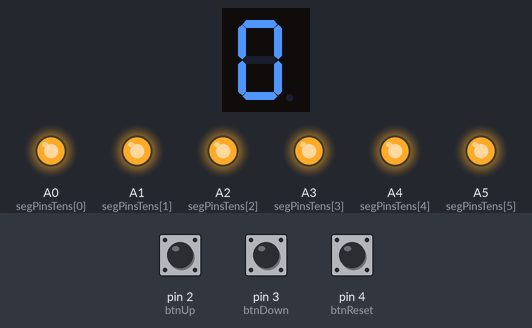
Simulated run of this sketch. Board: Arduino Nano, built with avr-gcc and run on an emulated ATmega328P. On the bench: 1-digit seven-segment display, output pins drawn as LEDs (lit = HIGH). Wiring (inferred from the names in the program): 1-digit 7-segment display, segments lit when HIGH: segments pin 5, pin 6, pin 7, pin 8, pin 9, pin 10, pin 11. Inputs (shaded band) come from the test bench; at power-on: pin 2 (btnUp) HIGH, pin 3 (btnDown) HIGH, pin 4 (btnReset) HIGH. The segment pins are drawn as the display they are named for; pins used as bus, display or sensor lines are not drawn.

Above: at 1.2 s.
1.3 s: pin 2 (btnUp) pulled LOW for 3.2 s
At 5.7 s:
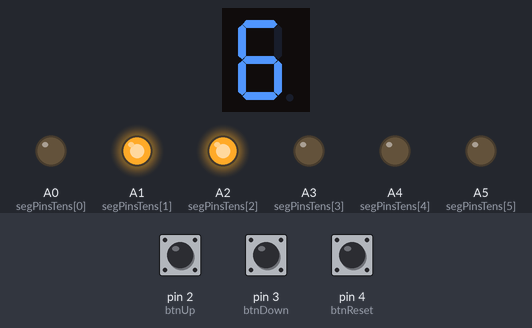
6.0 s: pin 2 (btnUp) pulled LOW for 1 s
At 7.7 s:
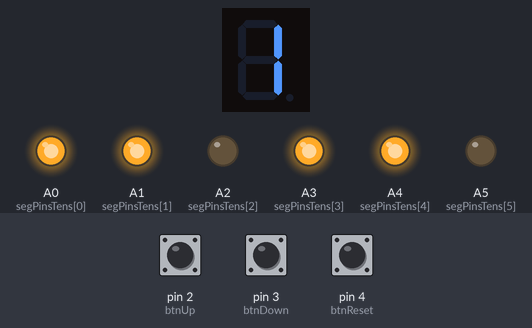
8.5 s: pin 2 (btnUp) pulled LOW for 3.2 s
At 12.5 s:
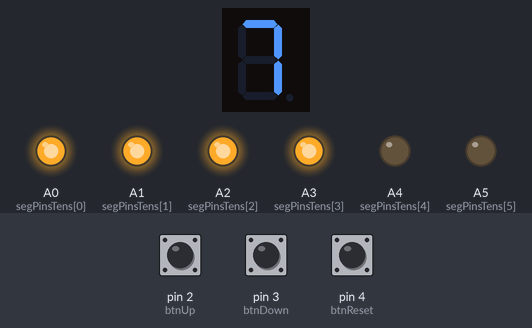
13.2 s: pin 2 (btnUp) pulled LOW for 1 s
At 15.4 s:
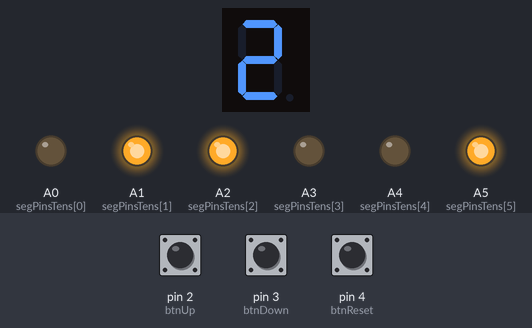
15.7 s: pin 2 (btnUp) pulled LOW for 3.2 s
At 20.1 s:
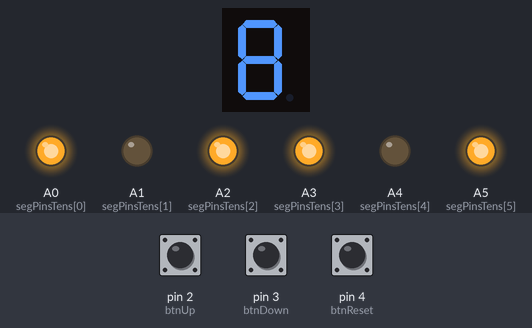
20.4 s: pin 3 (btnDown) pulled LOW for 3.2 s
At 20.7 s:
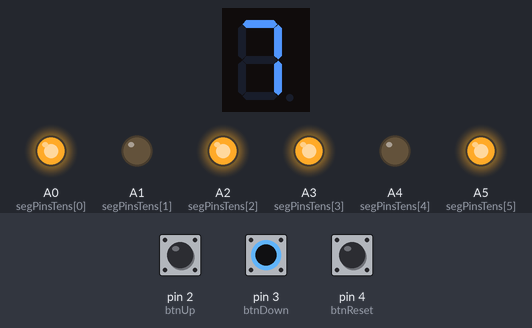
Timing chart, 0 to 23.7 s (numbered marks = the images above; inputs shaded):
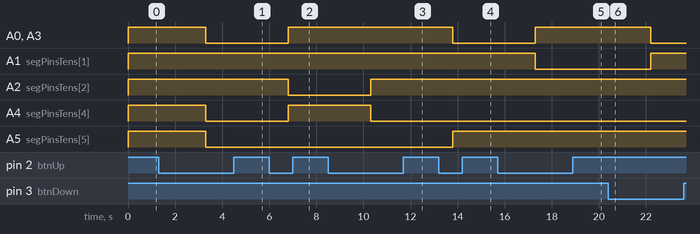

The sketch:

14segment_score_counter.ino
```cpp
//Author: GB
//Last changed: 01.09.2025

// Segmente der Einer-Anzeige (a–g)
const int segPinsOnes[7] = {5, 6, 7, 8, 9, 10, 11};
// Segmente der Zehner-Anzeige (a–g)
const int segPinsTens[7] = {A0, A1, A2, A3, A4, A5, A6};

const int btnUp = 2;
const int btnDown = 3;
const int btnReset = 4;

int counter = 0;

// Zahlenmuster (gemeinsame Kathode)
const byte numbers[10][7] = {
  {1,1,1,1,1,1,0}, // 0
  {0,1,1,0,0,0,0}, // 1
  {1,1,0,1,1,0,1}, // 2
  {1,1,1,1,0,0,1}, // 3
  {0,1,1,0,0,1,1}, // 4
  {1,0,1,1,0,1,1}, // 5
  {1,0,1,1,1,1,1}, // 6
  {1,1,1,0,0,0,0}, // 7
  {1,1,1,1,1,1,1}, // 8
  {1,1,1,1,0,1,1}  // 9
};

void setup() {
  for (int i=0; i<7; i++) {
    pinMode(segPinsOnes[i], OUTPUT);
    pinMode(segPinsTens[i], OUTPUT);
  }

  pinMode(btnUp, INPUT_PULLUP);
  pinMode(btnDown, INPUT_PULLUP);
  pinMode(btnReset, INPUT_PULLUP);
}

void loop() {
  // Buttons abfragen
  if (digitalRead(btnUp) == LOW) {
    counter++;
    if (counter > 99) counter = 0;
    delay(200);
  }
  if (digitalRead(btnDown) == LOW) {
    counter--;
    if (counter < 0) counter = 0;
    delay(200);
  }
  if (digitalRead(btnReset) == LOW) {
    counter = 0;
    delay(200);
  }

  // Zahl direkt auf beide Anzeigen schreiben
  int tens = counter / 10;
  int ones = counter % 10;

  setSegments(segPinsTens, numbers[tens]);
  setSegments(segPinsOnes, numbers[ones]);
}

// Segmente setzen für eine bestimmte Anzeige
void setSegments(const int segPins[7], const byte segs[7]) {
  for (int i=0; i<7; i++) {
    digitalWrite(segPins[i], segs[i]);
  }
}
```

Measured:
- after the input at 1.3 s, A0 (segPinsTens[0]), A3 (segPinsTens[3]), A4 (segPinsTens[4]), A5 (segPinsTens[5]): HIGH → LOW after 2.0 s; the display: first changes after 0.20 s (image 1 shows a later state)
- after the input at 6.0 s, A0 (segPinsTens[0]), A3 (segPinsTens[3]), A4 (segPinsTens[4]): LOW → HIGH after 0.80 s; A2 (segPinsTens[2]): HIGH → LOW after 0.80 s; the display: first changes after 0.20 s (image 2 shows a later state)
- after the input at 8.5 s, A2 (segPinsTens[2]): LOW → HIGH after 1.8 s; A4 (segPinsTens[4]): HIGH → LOW after 1.8 s; the display: first changes after 0.20 s (image 3 shows a later state)
- after the input at 13.2 s, A0 (segPinsTens[0]), A3 (segPinsTens[3]): HIGH → LOW after 0.60 s; A5 (segPinsTens[5]): LOW → HIGH after 0.60 s; the display: first changes after 0.20 s (image 4 shows a later state)
- after the input at 15.7 s, A0 (segPinsTens[0]), A3 (segPinsTens[3]): LOW → HIGH after 1.6 s; A1 (segPinsTens[1]): HIGH → LOW after 1.6 s; the display: first changes after 0.20 s (image 5 shows a later state)
- after the input at 20.4 s, A0 (segPinsTens[0]), A3 (segPinsTens[3]): HIGH → LOW after 1.8 s; A1 (segPinsTens[1]): LOW → HIGH after 1.8 s; the display: changes after 0.20 s (image 6)
